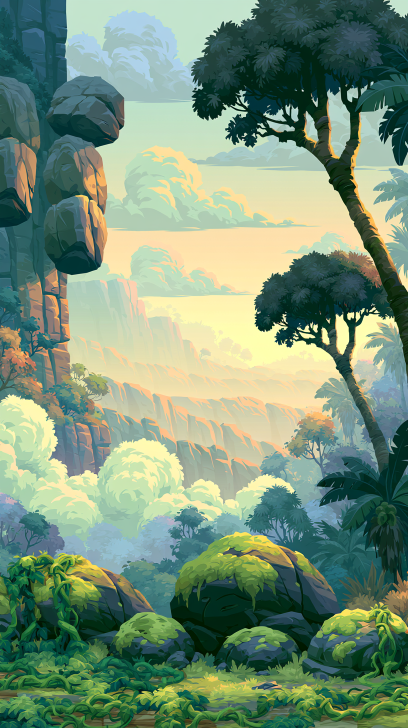
#> input picture Background Images/Home.png, 816 x 1456 px, found by its file name (shown at 1/2 size)
$ python import_map.py
#> lines starting #> are read from the running program, lines starting #| are printed output that depends on the picture
#!/usr/bin/env python3
"""Import the Home establishing shot as the "Climb the slide" map backdrop.

Same cover-fit pipeline as import_bgs.py (960x1708, JPEG q88), but Home.png's
aspect is almost identical to the canvas, so a plain top-anchored cover-fit would
reproduce bg_home 1:1 and the map would feel like a duplicate of the menu. So we
zoom in a touch and anchor the crop LOWER — the map shows more foothills (where
the climb begins) and less of the summit sky the menu already owns.
"""
from PIL import Image, ImageChops
import numpy as np

SRC = "Background Images/Home.png"
DST = "game/src/assets/backgrounds/bg_map.jpg"
TW, TH = 960, 1708           # 2x canvas
ZOOM   = 1.15                # tighter than the menu's full-frame shot
ANCHOR = 0.46                # 0=top .. 1=bottom; favour foothills

def trim_bars(im, thresh=14):
    a = np.asarray(im.convert("RGB"), dtype=float)
    lum = a.mean(axis=2)
    cols = np.where(lum.mean(axis=0) >= thresh)[0]
    rows = np.where(lum.mean(axis=1) >= thresh)[0]
    if len(cols) == 0 or len(rows) == 0:
        return im
    box = (int(cols.min()), int(rows.min()), int(cols.max())+1, int(rows.max())+1)
    if (box[2]-box[0]) < im.size[0]*0.25 or (box[3]-box[1]) < im.size[1]*0.25:
        return im
    return im.crop(box)

im = Image.open(SRC).convert("RGB")
#> im is the input picture: PIL image 816x1456 RGB; mean R, G, B 119.9, 145.6, 120.2
before = im.size
#> before = (816, 1456)
im = trim_bars(im)
#> in trim_bars, `lum = a.mean(axis=2)`:
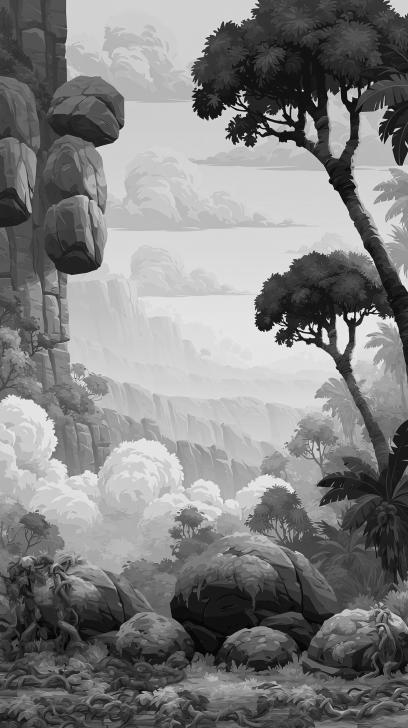
#> lum: shape (1456, 816) float64 (shown at 1/2 size); min 0, max 254.3, mean 128.5
#> in trim_bars, `cols = np.where(lum.mean(axis=0) >= thresh)[0]`: cols = 816 values from 0 to 815
#> in trim_bars, `rows = np.where(lum.mean(axis=1) >= thresh)[0]`: rows = 1456 values from 0 to 1455
#> in trim_bars, `box = (int(cols.min()), int(rows.min()), int(cols.max())+1, int(rows.m..`: box = (0, 0, 816, 1456)
w, h = im.size
#> w = 816; h = 1456
s = max(TW/w, TH/h) * ZOOM
#> s = 1.35
nw, nh = round(w*s), round(h*s)
#> nw = 1104; nh = 1970
im = im.resize((nw, nh), Image.LANCZOS)
#> im: PIL image 1104x1970 RGB
x = (nw - TW)//2
#> x = 72
y = int((nh - TH) * ANCHOR)
#> y = 120
im = im.crop((x, y, x+TW, y+TH))
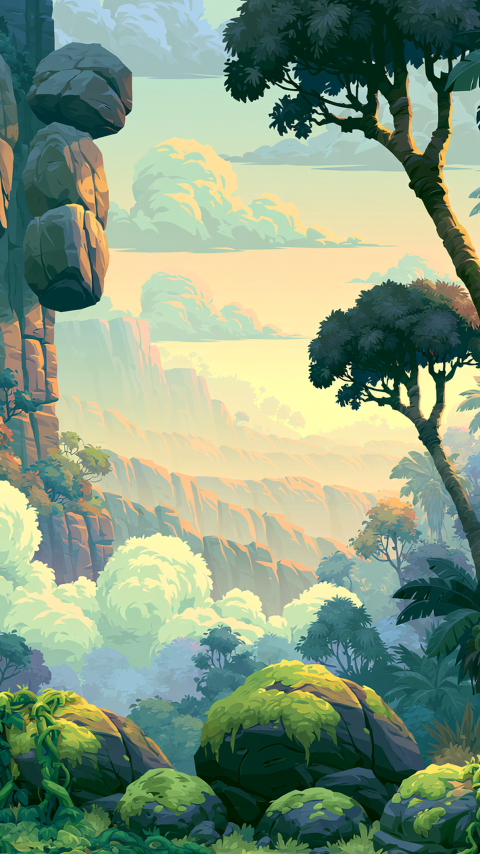
#> im: PIL image 960x1708 RGB (shown at 1/2 size); mean R, G, B 132, 153.5, 127.4
im.save(DST, "JPEG", quality=88, optimize=True, progressive=True)
print(f"Home {before[0]}x{before[1]} -> zoom {ZOOM} anchor {ANCHOR} -> {DST} {im.size}")
#| Home 816x1456 -> zoom 1.15 anchor 0.46 -> game/src/assets/backgrounds/bg_map.jpg (960, 1708)

$ run again, with Background Images/Avalanche.png copied over Background Images/Home.png
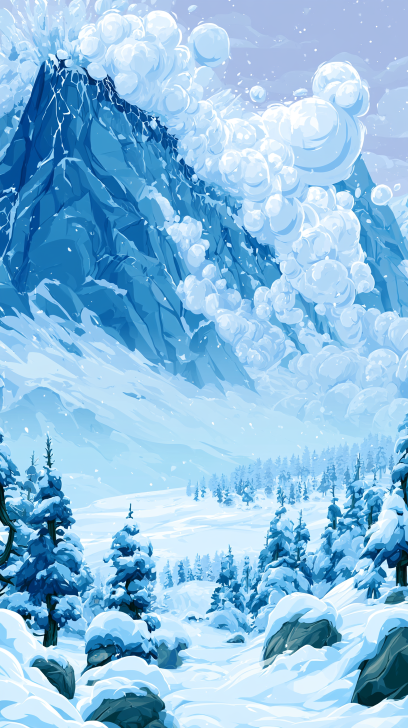
#> input picture Background Images/Avalanche.png, 816 x 1456 px, found by its file name (shown at 1/2 size)
#> im is the input picture: PIL image 816x1456 RGB; mean R, G, B 139.2, 189.9, 224.9
#> in trim_bars, `lum = a.mean(axis=2)`:
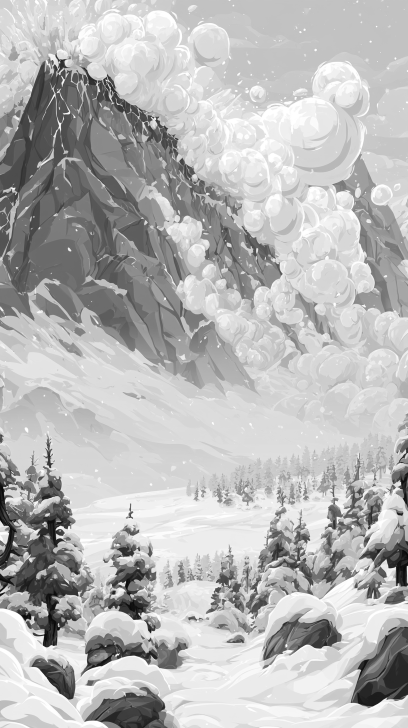
#> lum: shape (1456, 816) float64 (shown at 1/2 size); min 0, max 255, mean 184.7
#> cols = 816 values from 0 to 815
#> rows = 1456 values from 0 to 1455
#> box = (0, 0, 816, 1456)
#> `im = im.crop((x, y, x+TW, y+TH))`:
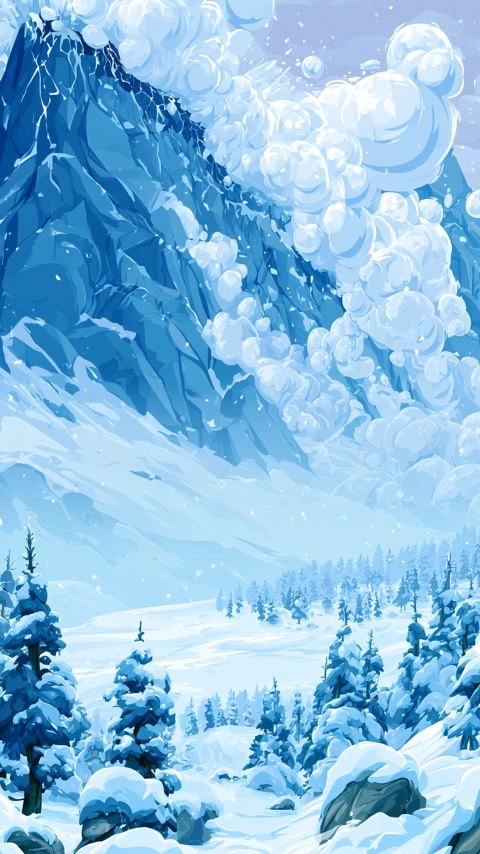
#> im: PIL image 960x1708 RGB (shown at 1/2 size); mean R, G, B 136.3, 189.6, 225.8
#| Home 816x1456 -> zoom 1.15 anchor 0.46 -> game/src/assets/backgrounds/bg_map.jpg (960, 1708)

$ run again, with Background Images/Blizzard.png copied over Background Images/Home.png
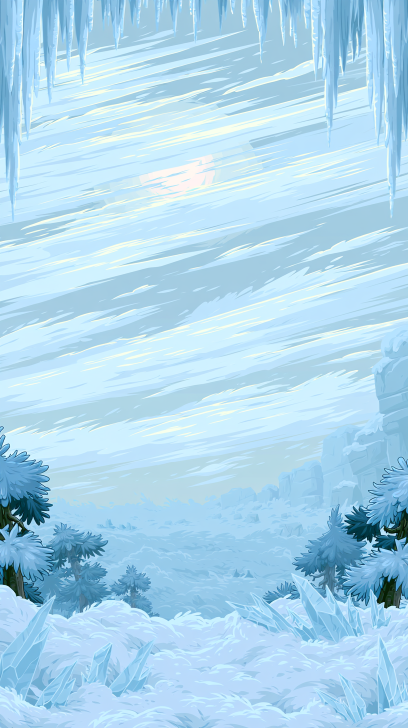
#> input picture Background Images/Blizzard.png, 816 x 1456 px, found by its file name (shown at 1/2 size)
#> im is the input picture: PIL image 816x1456 RGB; mean R, G, B 172.6, 214.1, 236.8
#> in trim_bars, `lum = a.mean(axis=2)`:
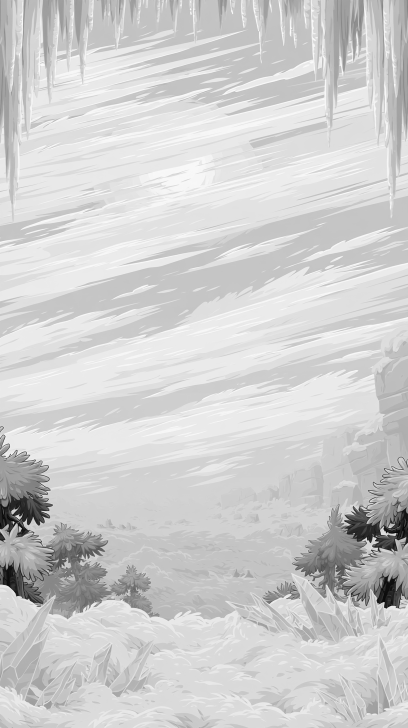
#> lum: shape (1456, 816) float64 (shown at 1/2 size); min 0, max 255, mean 207.8
#> cols = 816 values from 0 to 815
#> rows = 1456 values from 0 to 1455
#> box = (0, 0, 816, 1456)
#> `im = im.crop((x, y, x+TW, y+TH))`:
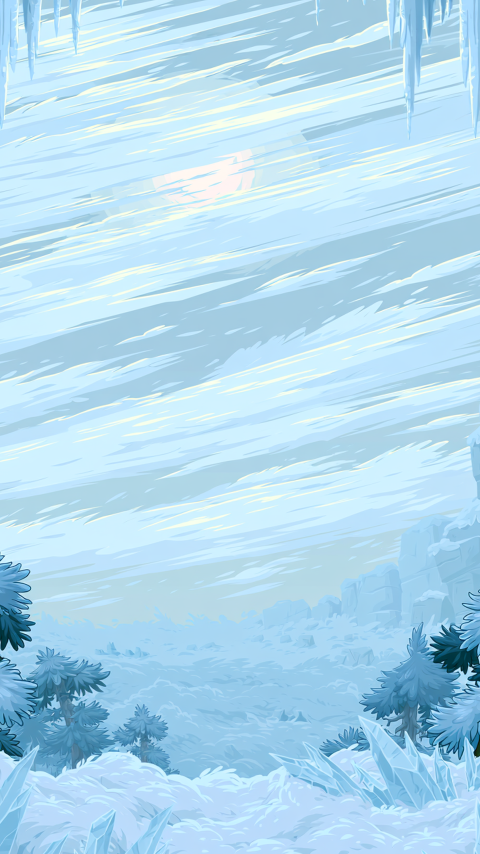
#> im: PIL image 960x1708 RGB (shown at 1/2 size); mean R, G, B 177.9, 218.1, 239.1
#| Home 816x1456 -> zoom 1.15 anchor 0.46 -> game/src/assets/backgrounds/bg_map.jpg (960, 1708)

$ run again, with Background Images/Landslide.png copied over Background Images/Home.png
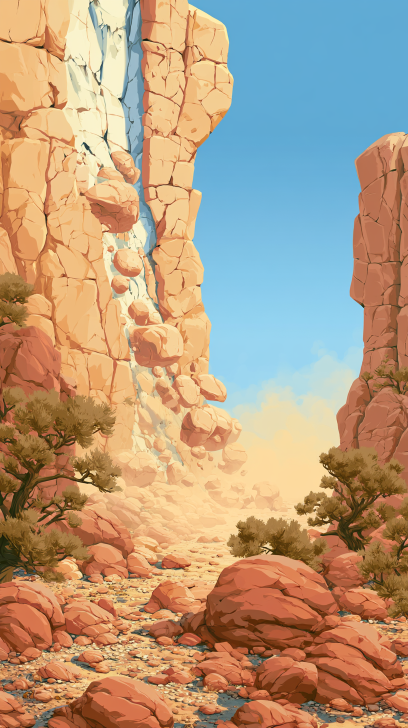
#> input picture Background Images/Landslide.png, 816 x 1456 px, found by its file name (shown at 1/2 size)
#> im is the input picture: PIL image 816x1456 RGB; mean R, G, B 180.9, 155, 127.1
#> in trim_bars, `lum = a.mean(axis=2)`:
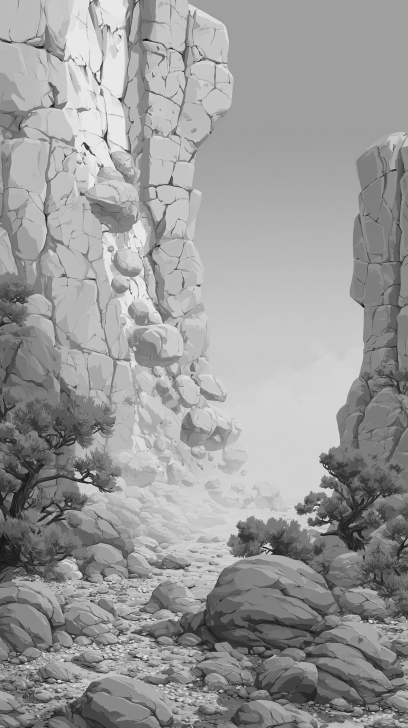
#> lum: shape (1456, 816) float64 (shown at 1/2 size); min 5.33, max 246.3, mean 154.3
#> cols = 816 values from 0 to 815
#> rows = 1456 values from 0 to 1455
#> box = (0, 0, 816, 1456)
#> `im = im.crop((x, y, x+TW, y+TH))`:
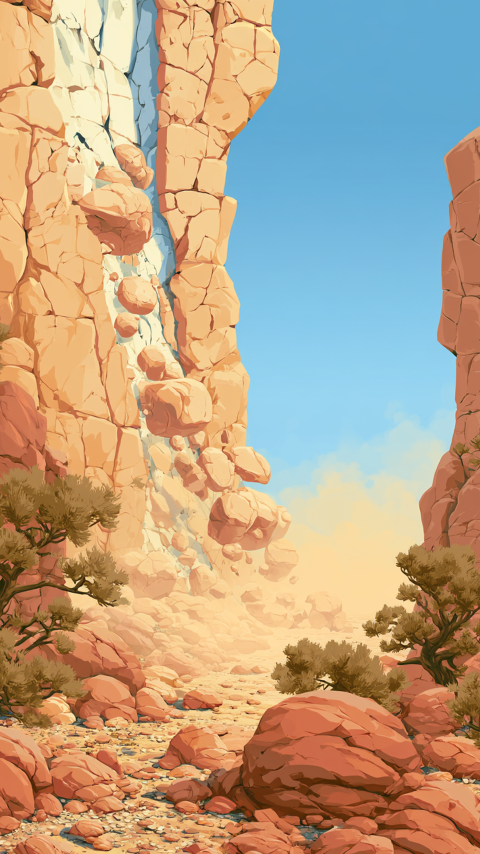
#> im: PIL image 960x1708 RGB (shown at 1/2 size); mean R, G, B 185.7, 163.3, 135.9
#| Home 816x1456 -> zoom 1.15 anchor 0.46 -> game/src/assets/backgrounds/bg_map.jpg (960, 1708)
